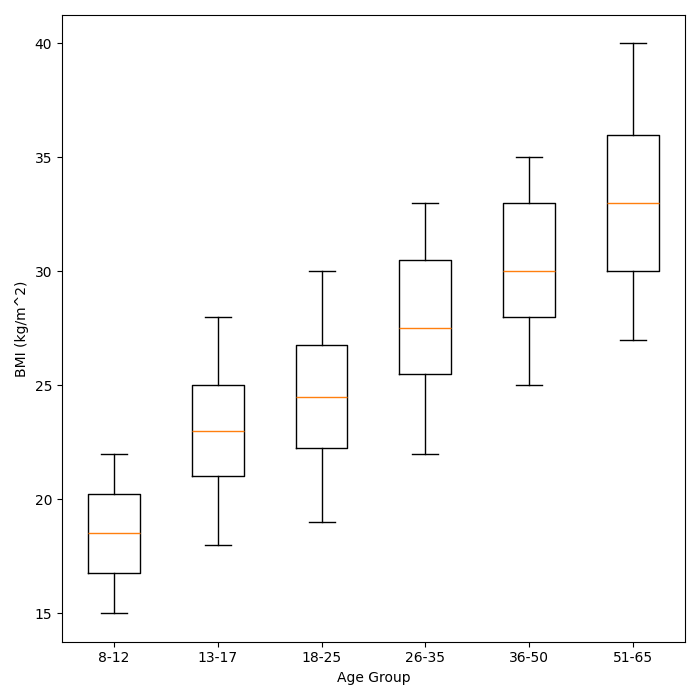

Python code for this plot:
import matplotlib.pyplot as plt

# Define the age groups
age_groups = ['8-12', '13-17', '18-25', '26-35', '36-50', '51-65']

# Construct the BMI data for each age group
bmi_data = [
    [15, 16, 17, 18, 19, 20, 21, 22],          # Age 8-12
    [18, 20, 21, 22, 23, 24, 25, 27, 28],      # Age 13-17
    [19, 20, 22, 23, 24, 25, 26, 27, 29, 30],  # Age 18-25
    [22, 24, 26, 27, 28, 30, 32, 33],          # Age 26-35
    [25, 27, 29, 30, 32, 34, 35],              # Age 36-50
    [27, 28, 30, 32, 33, 34, 36, 38, 40]       # Age 51-65
]

# Create a Matplotlib figure
fig, ax = plt.subplots(nrows=1, ncols=1, figsize=(7, 7))

# Create vertical box plot
ax.boxplot(bmi_data, vert=True, labels=age_groups)

ax.set_xlabel("Age Group")
ax.set_ylabel("BMI (kg/m^2)")

# Adjust layout
plt.tight_layout()

# Show the plot
plt.show()
